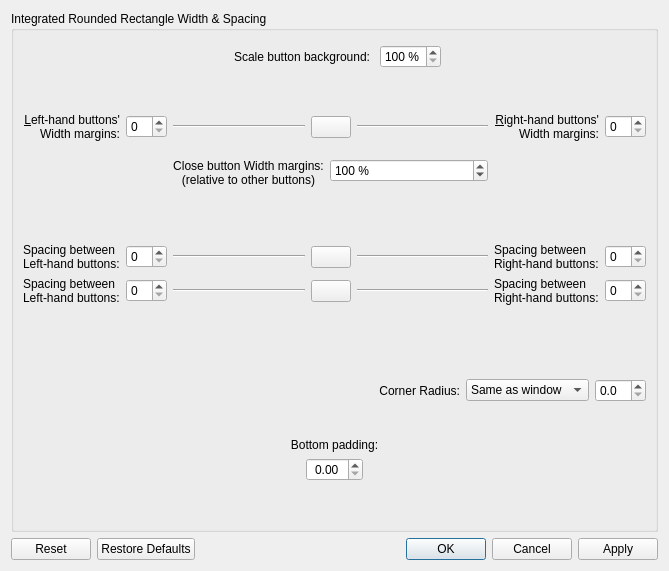
<?xml version="1.0" encoding="UTF-8"?>
<ui version="4.0">
 <class>ButtonSizing</class>
 <widget class="QDialog" name="ButtonSizing">
  <property name="geometry">
   <rect>
    <x>0</x>
    <y>0</y>
    <width>669</width>
    <height>571</height>
   </rect>
  </property>
  <property name="windowTitle">
   <string>Dialog</string>
  </property>
  <layout class="QVBoxLayout" name="verticalLayout">
   <item>
    <widget class="QGroupBox" name="groupBox">
     <property name="title">
      <string>Integrated Rounded Rectangle Width &amp;&amp; Spacing</string>
     </property>
     <layout class="QVBoxLayout" name="verticalLayout_2">
      <item>
       <spacer name="verticalSpacer_4">
        <property name="orientation">
         <enum>Qt::Vertical</enum>
        </property>
        <property name="sizeType">
         <enum>QSizePolicy::MinimumExpanding</enum>
        </property>
        <property name="sizeHint" stdset="0">
         <size>
          <width>20</width>
          <height>5</height>
         </size>
        </property>
       </spacer>
      </item>
      <item>
       <layout class="QFormLayout" name="formLayout">
        <property name="fieldGrowthPolicy">
         <enum>QFormLayout::FieldsStayAtSizeHint</enum>
        </property>
        <property name="formAlignment">
         <set>Qt::AlignHCenter|Qt::AlignTop</set>
        </property>
        <item row="0" column="0">
         <widget class="QLabel" name="scaleBackgroundPercentLabel">
          <property name="text">
           <string>Scale button background: </string>
          </property>
          <property name="buddy">
           <cstring>scaleBackgroundPercent</cstring>
          </property>
         </widget>
        </item>
        <item row="0" column="1">
         <widget class="QSpinBox" name="scaleBackgroundPercent">
          <property name="inputMethodHints">
           <set>Qt::ImhDigitsOnly</set>
          </property>
          <property name="suffix">
           <string> %</string>
          </property>
          <property name="minimum">
           <number>100</number>
          </property>
          <property name="maximum">
           <number>250</number>
          </property>
          <property name="singleStep">
           <number>5</number>
          </property>
         </widget>
        </item>
       </layout>
      </item>
      <item>
       <spacer name="verticalSpacer_2">
        <property name="orientation">
         <enum>Qt::Vertical</enum>
        </property>
        <property name="sizeHint" stdset="0">
         <size>
          <width>20</width>
          <height>40</height>
         </size>
        </property>
       </spacer>
      </item>
      <item>
       <layout class="QGridLayout" name="gridLayout">
        <property name="sizeConstraint">
         <enum>QLayout::SetNoConstraint</enum>
        </property>
        <item row="4" column="4">
         <spacer name="verticalSpacer">
          <property name="orientation">
           <enum>Qt::Vertical</enum>
          </property>
          <property name="sizeType">
           <enum>QSizePolicy::MinimumExpanding</enum>
          </property>
          <property name="sizeHint" stdset="0">
           <size>
            <width>20</width>
            <height>50</height>
           </size>
          </property>
         </spacer>
        </item>
        <item row="0" column="5">
         <spacer name="horizontalSpacer_19">
          <property name="orientation">
           <enum>Qt::Horizontal</enum>
          </property>
          <property name="sizeType">
           <enum>QSizePolicy::Fixed</enum>
          </property>
          <property name="sizeHint" stdset="0">
           <size>
            <width>10</width>
            <height>0</height>
           </size>
          </property>
         </spacer>
        </item>
        <item row="0" column="3">
         <spacer name="horizontalSpacer_31">
          <property name="orientation">
           <enum>Qt::Horizontal</enum>
          </property>
          <property name="sizeType">
           <enum>QSizePolicy::Fixed</enum>
          </property>
          <property name="sizeHint" stdset="0">
           <size>
            <width>10</width>
            <height>0</height>
           </size>
          </property>
         </spacer>
        </item>
        <item row="1" column="0">
         <widget class="QLabel" name="fullHeightButtonWidthMarginLeftLabel">
          <property name="text">
           <string>&amp;Left-hand buttons'
 Width margins:</string>
          </property>
          <property name="alignment">
           <set>Qt::AlignRight|Qt::AlignTrailing|Qt::AlignVCenter</set>
          </property>
          <property name="buddy">
           <cstring>fullHeightButtonWidthMarginLeft</cstring>
          </property>
         </widget>
        </item>
        <item row="5" column="7">
         <widget class="QLabel" name="buttonSpacingRightLabel">
          <property name="text">
           <string>Spacing between
Right-hand buttons:</string>
          </property>
          <property name="buddy">
           <cstring>buttonSpacingRight</cstring>
          </property>
         </widget>
        </item>
        <item row="5" column="8">
         <widget class="QSpinBox" name="buttonSpacingRight">
          <property name="suffix">
           <string/>
          </property>
          <property name="prefix">
           <string/>
          </property>
          <property name="maximum">
           <number>50</number>
          </property>
         </widget>
        </item>
        <item row="1" column="2" colspan="2">
         <layout class="QGridLayout" name="gridLayout_2">
          <property name="sizeConstraint">
           <enum>QLayout::SetNoConstraint</enum>
          </property>
          <property name="verticalSpacing">
           <number>0</number>
          </property>
          <item row="0" column="0">
           <widget class="Line" name="line">
            <property name="orientation">
             <enum>Qt::Horizontal</enum>
            </property>
           </widget>
          </item>
         </layout>
        </item>
        <item row="6" column="8">
         <widget class="QSpinBox" name="fullHeightButtonSpacingRight">
          <property name="maximum">
           <number>50</number>
          </property>
         </widget>
        </item>
        <item row="1" column="5" colspan="2">
         <layout class="QGridLayout" name="gridLayout_3">
          <property name="sizeConstraint">
           <enum>QLayout::SetNoConstraint</enum>
          </property>
          <property name="verticalSpacing">
           <number>0</number>
          </property>
          <item row="0" column="0">
           <widget class="Line" name="line_2">
            <property name="orientation">
             <enum>Qt::Horizontal</enum>
            </property>
           </widget>
          </item>
         </layout>
        </item>
        <item row="6" column="4">
         <widget class="QPushButton" name="lockFullHeightButtonSpacingLeftRight">
          <property name="sizePolicy">
           <sizepolicy hsizetype="Fixed" vsizetype="Fixed">
            <horstretch>0</horstretch>
            <verstretch>0</verstretch>
           </sizepolicy>
          </property>
          <property name="toolTip">
           <string>Lock to make Left-hand button spacing and Right-hand button spacing have the same value</string>
          </property>
          <property name="text">
           <string/>
          </property>
          <property name="checkable">
           <bool>true</bool>
          </property>
         </widget>
        </item>
        <item row="6" column="0">
         <widget class="QLabel" name="fullHeightButtonSpacingLeftLabel">
          <property name="text">
           <string>Spacing between
Left-hand buttons:</string>
          </property>
          <property name="buddy">
           <cstring>fullHeightButtonSpacingLeft</cstring>
          </property>
         </widget>
        </item>
        <item row="5" column="0">
         <widget class="QLabel" name="buttonSpacingLeftLabel">
          <property name="text">
           <string>Spacing between
Left-hand buttons:</string>
          </property>
          <property name="buddy">
           <cstring>buttonSpacingLeft</cstring>
          </property>
         </widget>
        </item>
        <item row="5" column="1">
         <widget class="QSpinBox" name="buttonSpacingLeft">
          <property name="suffix">
           <string/>
          </property>
          <property name="prefix">
           <string/>
          </property>
          <property name="maximum">
           <number>50</number>
          </property>
         </widget>
        </item>
        <item row="5" column="4">
         <widget class="QPushButton" name="lockButtonSpacingLeftRight">
          <property name="sizePolicy">
           <sizepolicy hsizetype="Fixed" vsizetype="Fixed">
            <horstretch>0</horstretch>
            <verstretch>0</verstretch>
           </sizepolicy>
          </property>
          <property name="toolTip">
           <string>Lock to make Left-hand button spacing and Right-hand button spacing have the same value</string>
          </property>
          <property name="text">
           <string/>
          </property>
          <property name="checkable">
           <bool>true</bool>
          </property>
         </widget>
        </item>
        <item row="2" column="2" colspan="5">
         <layout class="QFormLayout" name="closeFullHeightButtonWidthMarginRelativeLayout">
          <property name="topMargin">
           <number>12</number>
          </property>
          <item row="0" column="0">
           <widget class="QLabel" name="closeFullHeightButtonWidthMarginRelativeLabel">
            <property name="text">
             <string>Close button Width margins:
(relative to other buttons)</string>
            </property>
            <property name="alignment">
             <set>Qt::AlignCenter</set>
            </property>
            <property name="buddy">
             <cstring>closeFullHeightButtonWidthMarginRelative</cstring>
            </property>
           </widget>
          </item>
          <item row="0" column="1">
           <widget class="QSpinBox" name="closeFullHeightButtonWidthMarginRelative">
            <property name="suffix">
             <string> %</string>
            </property>
            <property name="minimum">
             <number>25</number>
            </property>
            <property name="maximum">
             <number>400</number>
            </property>
            <property name="singleStep">
             <number>5</number>
            </property>
            <property name="value">
             <number>100</number>
            </property>
           </widget>
          </item>
         </layout>
        </item>
        <item row="1" column="1">
         <widget class="QSpinBox" name="fullHeightButtonWidthMarginLeft">
          <property name="maximum">
           <number>50</number>
          </property>
         </widget>
        </item>
        <item row="0" column="2">
         <spacer name="horizontalSpacer">
          <property name="orientation">
           <enum>Qt::Horizontal</enum>
          </property>
          <property name="sizeHint" stdset="0">
           <size>
            <width>40</width>
            <height>0</height>
           </size>
          </property>
         </spacer>
        </item>
        <item row="1" column="4">
         <widget class="QPushButton" name="lockFullHeightButtonWidthMargins">
          <property name="sizePolicy">
           <sizepolicy hsizetype="Fixed" vsizetype="Fixed">
            <horstretch>0</horstretch>
            <verstretch>0</verstretch>
           </sizepolicy>
          </property>
          <property name="toolTip">
           <string>Lock to make Left-hand button width margin and Right-hand button width margin have the same value</string>
          </property>
          <property name="text">
           <string/>
          </property>
          <property name="checkable">
           <bool>true</bool>
          </property>
         </widget>
        </item>
        <item row="6" column="1">
         <widget class="QSpinBox" name="fullHeightButtonSpacingLeft">
          <property name="maximum">
           <number>50</number>
          </property>
         </widget>
        </item>
        <item row="6" column="2" colspan="2">
         <layout class="QGridLayout" name="gridLayout_6">
          <property name="sizeConstraint">
           <enum>QLayout::SetNoConstraint</enum>
          </property>
          <property name="verticalSpacing">
           <number>0</number>
          </property>
          <item row="0" column="0">
           <widget class="Line" name="fullHeightButtonSpacingLeftLine">
            <property name="orientation">
             <enum>Qt::Horizontal</enum>
            </property>
           </widget>
          </item>
         </layout>
        </item>
        <item row="1" column="7">
         <widget class="QLabel" name="fullHeightButtonWidthMarginRightLabel">
          <property name="text">
           <string>&amp;Right-hand buttons'
 Width margins:</string>
          </property>
          <property name="alignment">
           <set>Qt::AlignRight|Qt::AlignTrailing|Qt::AlignVCenter</set>
          </property>
          <property name="buddy">
           <cstring>fullHeightButtonWidthMarginRight</cstring>
          </property>
         </widget>
        </item>
        <item row="6" column="7">
         <widget class="QLabel" name="fullHeightButtonSpacingRightLabel">
          <property name="text">
           <string>Spacing between
Right-hand buttons:</string>
          </property>
          <property name="buddy">
           <cstring>fullHeightButtonSpacingRight</cstring>
          </property>
         </widget>
        </item>
        <item row="1" column="8">
         <widget class="QSpinBox" name="fullHeightButtonWidthMarginRight">
          <property name="maximum">
           <number>50</number>
          </property>
         </widget>
        </item>
        <item row="5" column="5" colspan="2">
         <layout class="QGridLayout" name="gridLayout_5">
          <property name="sizeConstraint">
           <enum>QLayout::SetNoConstraint</enum>
          </property>
          <property name="verticalSpacing">
           <number>0</number>
          </property>
          <item row="0" column="0">
           <widget class="Line" name="buttonSpacingRightLine">
            <property name="orientation">
             <enum>Qt::Horizontal</enum>
            </property>
           </widget>
          </item>
         </layout>
        </item>
        <item row="5" column="2" colspan="2">
         <layout class="QGridLayout" name="gridLayout_4">
          <property name="sizeConstraint">
           <enum>QLayout::SetNoConstraint</enum>
          </property>
          <property name="verticalSpacing">
           <number>0</number>
          </property>
          <item row="0" column="0">
           <widget class="Line" name="buttonSpacingLeftLine">
            <property name="orientation">
             <enum>Qt::Horizontal</enum>
            </property>
           </widget>
          </item>
         </layout>
        </item>
        <item row="0" column="6">
         <spacer name="horizontalSpacer_2">
          <property name="orientation">
           <enum>Qt::Horizontal</enum>
          </property>
          <property name="sizeHint" stdset="0">
           <size>
            <width>40</width>
            <height>0</height>
           </size>
          </property>
         </spacer>
        </item>
        <item row="6" column="5" colspan="2">
         <layout class="QGridLayout" name="gridLayout_7">
          <property name="sizeConstraint">
           <enum>QLayout::SetNoConstraint</enum>
          </property>
          <property name="verticalSpacing">
           <number>0</number>
          </property>
          <item row="0" column="0">
           <widget class="Line" name="fullHeightButtonSpacingRightLine">
            <property name="orientation">
             <enum>Qt::Horizontal</enum>
            </property>
           </widget>
          </item>
         </layout>
        </item>
       </layout>
      </item>
      <item>
       <spacer name="verticalSpacer_3">
        <property name="orientation">
         <enum>Qt::Vertical</enum>
        </property>
        <property name="sizeHint" stdset="0">
         <size>
          <width>20</width>
          <height>40</height>
         </size>
        </property>
       </spacer>
      </item>
      <item>
       <layout class="QHBoxLayout" name="corneredOnlyLayout">
        <property name="topMargin">
         <number>30</number>
        </property>
        <property name="bottomMargin">
         <number>0</number>
        </property>
        <item>
         <spacer name="horizontalSpacer_3">
          <property name="orientation">
           <enum>Qt::Horizontal</enum>
          </property>
          <property name="sizeType">
           <enum>QSizePolicy::MinimumExpanding</enum>
          </property>
          <property name="sizeHint" stdset="0">
           <size>
            <width>40</width>
            <height>0</height>
           </size>
          </property>
         </spacer>
        </item>
        <item>
         <widget class="QLabel" name="cornerRadiusIcon">
          <property name="sizePolicy">
           <sizepolicy hsizetype="Minimum" vsizetype="Preferred">
            <horstretch>0</horstretch>
            <verstretch>0</verstretch>
           </sizepolicy>
          </property>
          <property name="text">
           <string/>
          </property>
         </widget>
        </item>
        <item>
         <widget class="QLabel" name="cornerRadiusLabel">
          <property name="sizePolicy">
           <sizepolicy hsizetype="Minimum" vsizetype="Preferred">
            <horstretch>0</horstretch>
            <verstretch>0</verstretch>
           </sizepolicy>
          </property>
          <property name="text">
           <string>Corner Radius:</string>
          </property>
          <property name="alignment">
           <set>Qt::AlignRight|Qt::AlignTrailing|Qt::AlignVCenter</set>
          </property>
          <property name="buddy">
           <cstring>buttonCornerRadius</cstring>
          </property>
         </widget>
        </item>
        <item>
         <widget class="QComboBox" name="buttonCornerRadius">
          <property name="sizePolicy">
           <sizepolicy hsizetype="Minimum" vsizetype="Fixed">
            <horstretch>0</horstretch>
            <verstretch>0</verstretch>
           </sizepolicy>
          </property>
          <item>
           <property name="text">
            <string>Same as window</string>
           </property>
          </item>
          <item>
           <property name="text">
            <string>Custom</string>
           </property>
          </item>
         </widget>
        </item>
        <item>
         <widget class="QDoubleSpinBox" name="buttonCustomCornerRadius">
          <property name="sizePolicy">
           <sizepolicy hsizetype="Minimum" vsizetype="Fixed">
            <horstretch>0</horstretch>
            <verstretch>0</verstretch>
           </sizepolicy>
          </property>
          <property name="decimals">
           <number>1</number>
          </property>
          <property name="maximum">
           <double>12.000000000000000</double>
          </property>
          <property name="singleStep">
           <double>0.100000000000000</double>
          </property>
         </widget>
        </item>
       </layout>
      </item>
      <item>
       <layout class="QGridLayout" name="integratedOnlyGrid">
        <property name="topMargin">
         <number>0</number>
        </property>
        <item row="2" column="2">
         <spacer name="horizontalSpacer_5">
          <property name="orientation">
           <enum>Qt::Horizontal</enum>
          </property>
          <property name="sizeHint" stdset="0">
           <size>
            <width>40</width>
            <height>0</height>
           </size>
          </property>
         </spacer>
        </item>
        <item row="0" column="1">
         <spacer name="integratedOnlySpacer">
          <property name="orientation">
           <enum>Qt::Vertical</enum>
          </property>
          <property name="sizeType">
           <enum>QSizePolicy::MinimumExpanding</enum>
          </property>
          <property name="sizeHint" stdset="0">
           <size>
            <width>0</width>
            <height>30</height>
           </size>
          </property>
         </spacer>
        </item>
        <item row="2" column="1">
         <widget class="QDoubleSpinBox" name="integratedRoundedRectangleBottomPadding">
          <property name="sizePolicy">
           <sizepolicy hsizetype="Fixed" vsizetype="Fixed">
            <horstretch>0</horstretch>
            <verstretch>0</verstretch>
           </sizepolicy>
          </property>
          <property name="alignment">
           <set>Qt::AlignCenter</set>
          </property>
          <property name="decimals">
           <number>2</number>
          </property>
          <property name="maximum">
           <double>10.000000000000000</double>
          </property>
          <property name="singleStep">
           <double>0.250000000000000</double>
          </property>
         </widget>
        </item>
        <item row="2" column="0">
         <spacer name="horizontalSpacer_6">
          <property name="orientation">
           <enum>Qt::Horizontal</enum>
          </property>
          <property name="sizeHint" stdset="0">
           <size>
            <width>40</width>
            <height>0</height>
           </size>
          </property>
         </spacer>
        </item>
        <item row="1" column="0" colspan="3">
         <widget class="QLabel" name="integratedRoundedRectangleBottomPaddingLabel">
          <property name="text">
           <string>Bottom padding:</string>
          </property>
          <property name="alignment">
           <set>Qt::AlignCenter</set>
          </property>
          <property name="buddy">
           <cstring>integratedRoundedRectangleBottomPadding</cstring>
          </property>
         </widget>
        </item>
       </layout>
      </item>
      <item>
       <spacer name="verticalSpacer_5">
        <property name="orientation">
         <enum>Qt::Vertical</enum>
        </property>
        <property name="sizeHint" stdset="0">
         <size>
          <width>20</width>
          <height>40</height>
         </size>
        </property>
       </spacer>
      </item>
     </layout>
    </widget>
   </item>
   <item>
    <widget class="QDialogButtonBox" name="buttonBox">
     <property name="orientation">
      <enum>Qt::Horizontal</enum>
     </property>
     <property name="standardButtons">
      <set>QDialogButtonBox::Apply|QDialogButtonBox::Cancel|QDialogButtonBox::Ok|QDialogButtonBox::Reset|QDialogButtonBox::RestoreDefaults</set>
     </property>
    </widget>
   </item>
  </layout>
 </widget>
 <tabstops>
  <tabstop>scaleBackgroundPercent</tabstop>
  <tabstop>fullHeightButtonWidthMarginLeft</tabstop>
  <tabstop>lockFullHeightButtonWidthMargins</tabstop>
  <tabstop>fullHeightButtonWidthMarginRight</tabstop>
  <tabstop>closeFullHeightButtonWidthMarginRelative</tabstop>
  <tabstop>buttonSpacingLeft</tabstop>
  <tabstop>lockButtonSpacingLeftRight</tabstop>
  <tabstop>buttonSpacingRight</tabstop>
  <tabstop>fullHeightButtonSpacingLeft</tabstop>
  <tabstop>lockFullHeightButtonSpacingLeftRight</tabstop>
  <tabstop>fullHeightButtonSpacingRight</tabstop>
  <tabstop>buttonCornerRadius</tabstop>
  <tabstop>buttonCustomCornerRadius</tabstop>
  <tabstop>integratedRoundedRectangleBottomPadding</tabstop>
 </tabstops>
 <resources>
  <include location="lingmodecoration_config.qrc"/>
 </resources>
 <connections>
  <connection>
   <sender>buttonBox</sender>
   <signal>accepted()</signal>
   <receiver>ButtonSizing</receiver>
   <slot>accept()</slot>
   <hints>
    <hint type="sourcelabel">
     <x>254</x>
     <y>474</y>
    </hint>
    <hint type="destinationlabel">
     <x>157</x>
     <y>261</y>
    </hint>
   </hints>
  </connection>
  <connection>
   <sender>buttonBox</sender>
   <signal>rejected()</signal>
   <receiver>ButtonSizing</receiver>
   <slot>reject()</slot>
   <hints>
    <hint type="sourcelabel">
     <x>322</x>
     <y>474</y>
    </hint>
    <hint type="destinationlabel">
     <x>286</x>
     <y>261</y>
    </hint>
   </hints>
  </connection>
 </connections>
</ui>
